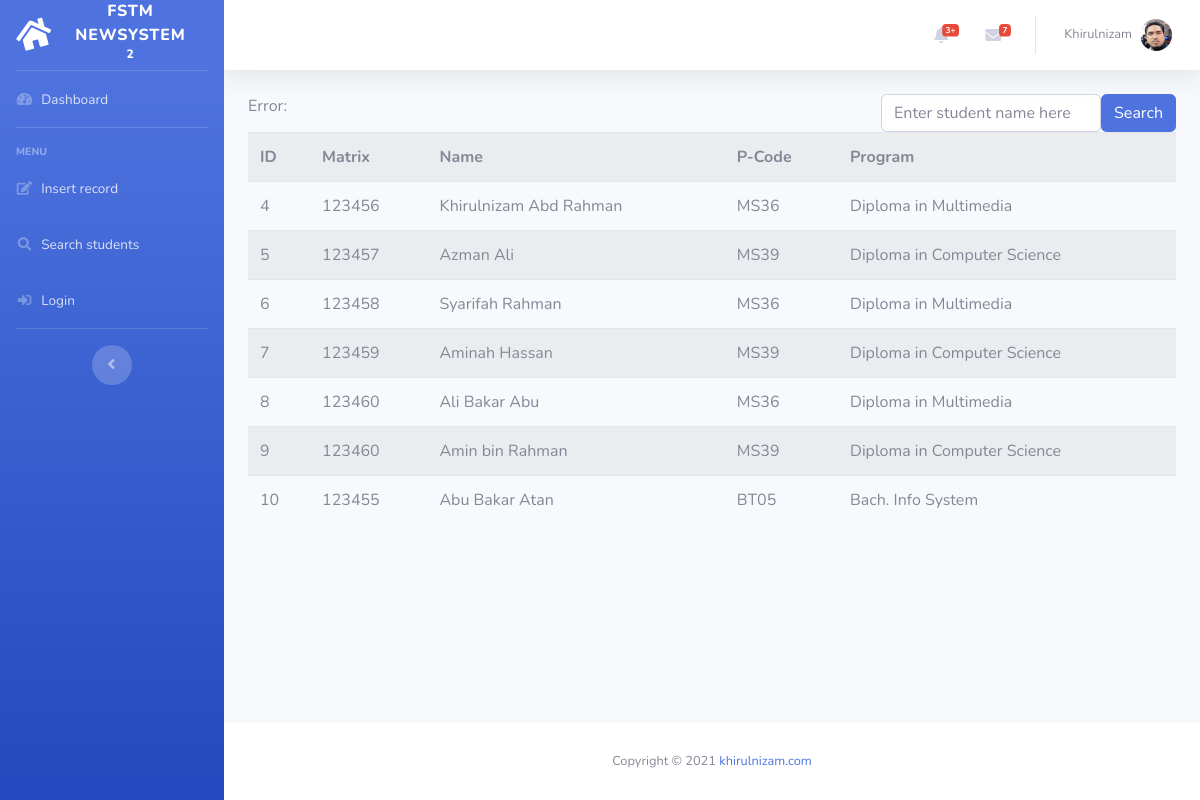
Screenshot of /search.php with the database file from the repository.
### tables this page shows
CREATE TABLE IF NOT EXISTS `students` (
  `id` int(11) unsigned NOT NULL AUTO_INCREMENT,
  `matrixno` varchar(10) DEFAULT NULL,
  `name` varchar(50) DEFAULT NULL,
  `address` blob,
  `dob` date DEFAULT NULL,
  `programcode` varchar(6) DEFAULT NULL,
  PRIMARY KEY (`id`)
);

CREATE TABLE IF NOT EXISTS `programs` (
  `id` int(11) NOT NULL AUTO_INCREMENT,
  `programcode` varchar(6) NOT NULL DEFAULT '0',
  `programname` varchar(50) NOT NULL DEFAULT '0',
  PRIMARY KEY (`id`)
);

### search.php (the view, shortened to what this page needs)
<?php
	include "include/header.template.php";
?>
<div class="float-right">
	<form method="get" action=""
		class="form-inline">
		<input type="text" name="keyword"
		class="form-control"
		placeholder="Enter student name here">
		<button type="submit" class ="btn btn-primary">
		Search</button>
	</form>
</div>
<?php
include "include/dbconnect.php";
if(isset($_GET['keyword'])){
	$keyword=$_GET['keyword'];
	$sql = "SELECT students.id, matrixno, name,
				students.programcode,programs.programname
				FROM students
				INNER JOIN programs
				ON students.programcode = programs.programcode
				WHERE name LIKE '%$keyword%'";
}
else{
	$sql = "SELECT students.id, matrixno, name,
				students.programcode,programs.programname
				FROM students
				INNER JOIN programs
				ON students.programcode = programs.programcode ";
}
$result = mysqli_query($conn, $sql);
echo "Error: ".mysqli_error($conn);
if (mysqli_num_rows($result) > 0) {
    ?>
	<table class="table table-striped">
		<tr>
			<th>ID</th>
			<th>Matrix</th>
			<th>Name</th>
			<th>P-Code</th>
			<th>Program</th>
		</tr>
	<?php
    while($row = mysqli_fetch_assoc($result)) {
    	echo "<tr>";
        echo "<td> ".$row['id']."</td>";
        echo "<td> ".$row['matrixno'] ."</td>";
        echo "<td> ".$row['name'] ."</td>";
        echo "<td> ".$row['programcode'] ."</td>";
        echo "<td> ".$row['programname']."</td>";
        echo "</tr>\n";
    }
    ?>
	</table>
    <?php
}
else {
    echo "Search not found";
}
?>
<?php
	include "include/footer.template.php";
?>

### rows the page displays
students: id "4", matrixno "123456", name "Khirulnizam Abd Rahman", programcode "MS36", programs.programname "Diploma in Multimedia"
students: id "5", matrixno "123457", name "Azman Ali", programcode "MS39", programs.programname "Diploma in Computer Science"
students: id "6", matrixno "123458", name "Syarifah Rahman", programcode "MS36", programs.programname "Diploma in Multimedia"
students: id "7", matrixno "123459", name "Aminah Hassan", programcode "MS39", programs.programname "Diploma in Computer Science"
students: id "8", matrixno "123460", name "Ali Bakar Abu", programcode "MS36", programs.programname "Diploma in Multimedia"
students: id "9", matrixno "123460", name "Amin bin Rahman", programcode "MS39", programs.programname "Diploma in Computer Science"
students: id "10", matrixno "123455", name "Abu Bakar Atan", programcode "BT05", programs.programname "Bach. Info System"

### other values shown
date ("Y") "2021"
